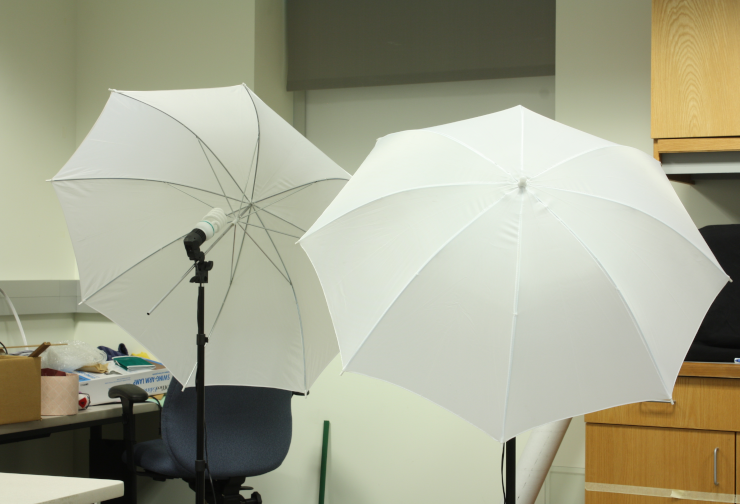
#> input picture umbrellaL.png, 740 x 504 px
$ python disparity.py
#> lines starting #> are read from the running program, lines starting #| are printed output that depends on the picture
import numpy as np
import cv2
import sys
from mpl_toolkits import mplot3d
from matplotlib import pyplot as plt


# ================================================
#
def getDisparityMap(imL, imR, numDisparities, blockSize):
    stereo = cv2.StereoBM_create(numDisparities=numDisparities, blockSize=blockSize)

    disparity = stereo.compute(imL, imR)
    disparity = disparity - disparity.min() + 1 # Add 1 so we don't get a zero depth, later
    disparity = disparity.astype(np.float32) / 16.0 # Map is fixed point int with 4 fractional bits

    return disparity # floating point image
# ================================================

# Trackbar update function
def update(val):
    numDisparities = cv2.getTrackbarPos('NumDisparities', 'Disparity') * 16
    blockSize = cv2.getTrackbarPos('BlockSize', 'Disparity') * 2 + 5

    if numDisparities < 16:
        numDisparities = 16
    if blockSize % 2 == 0:
        blockSize += 1

    disp_gray = getDisparityMap(imgL, imgR, numDisparities, blockSize)
    disp_gray_norm = np.interp(disp_gray, (disp_gray.min(), disp_gray.max()), (0.0, 1.0))

    disp_edge = getDisparityMap(edgeL, edgeR, numDisparities, blockSize)
    disp_edge_norm = np.interp(disp_edge, (disp_edge.min(), disp_edge.max()), (0.0, 255.0)).astype(np.uint8)

    combined = np.hstack((disp_gray_norm, disp_edge_norm))
    cv2.imshow('Disparity', combined)


# ================================================
#
def plot(disparity, baseline, f, doffs):
    h, w = disparity.shape
    Xs = []
    Ys = []
    Zs = []

    for y in range(0, h, 5):  # Sample every 5 rows to reduce computation
        for x in range(0, w, 5):  # Sample every 5 columns
            d = disparity[y, x]
            if d > 0.0:
                Z = (baseline * f) / (d + doffs)
                if 1000 < Z < 8000:  # Filter out points outside valid depth range (in mm)
                    X = (x - w / 2) * Z / f  # Convert image x-coordinate to real-world X
                    Y = (y - h / 2) * Z / f  # Convert image y-coordinate to real-world Y
                    Xs.append(X)
                    Ys.append(Y)
                    Zs.append(Z)


    fig = plt.figure(figsize=(15, 5))

    # 3D view
    ax1 = fig.add_subplot(131, projection='3d')
    ax1.scatter(Xs, Ys, Zs, s=0.5)
    ax1.set_title("3D view")
    ax1.set_xlabel("X")
    ax1.set_ylabel("Y")
    ax1.set_zlabel("Z")

    # Top view (X-Z)
    ax2 = fig.add_subplot(132)
    ax2.scatter(Xs, Zs, s=0.5)
    ax2.set_title("Top View (X-Z)")
    ax2.set_xlabel("X")
    ax2.set_ylabel("Z")

    # Side view (Y-Z)
    ax3 = fig.add_subplot(133)
    ax3.scatter(Ys, Zs, s=0.5)
    ax3.set_title("Side View (Y-Z)")
    ax3.set_xlabel("Y")
    ax3.set_ylabel("Z")

    plt.tight_layout()
    plt.savefig("views.png")
    plt.show()


# ================================================
#
if __name__ == '__main__':

    # Load left image
    filename = 'umbrellaL.png'
    imgL = cv2.imread(filename, cv2.IMREAD_GRAYSCALE)
#> imgL: shape (504, 740); min 5, max 252, mean 161.7
    #
    if imgL is None:
        print('\nError: failed to open {}.\n'.format(filename))
        sys.exit()


    # Load right image
    filename = 'umbrellaR.png'
    imgR = cv2.imread(filename, cv2.IMREAD_GRAYSCALE)
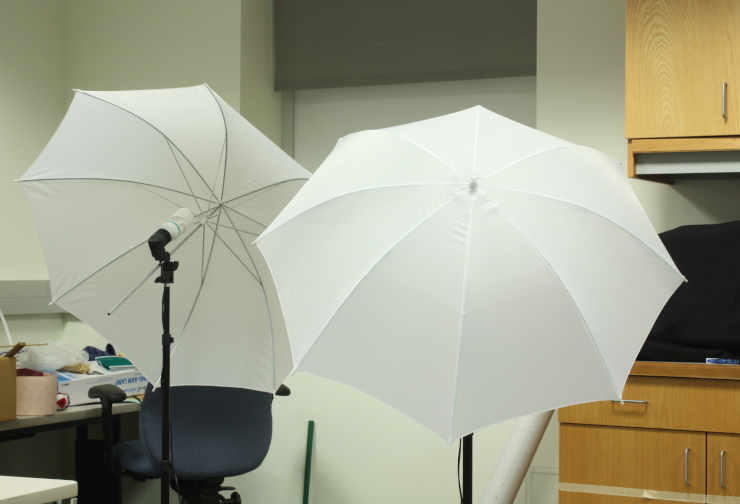
#> input picture umbrellaR.png, 740 x 504 px
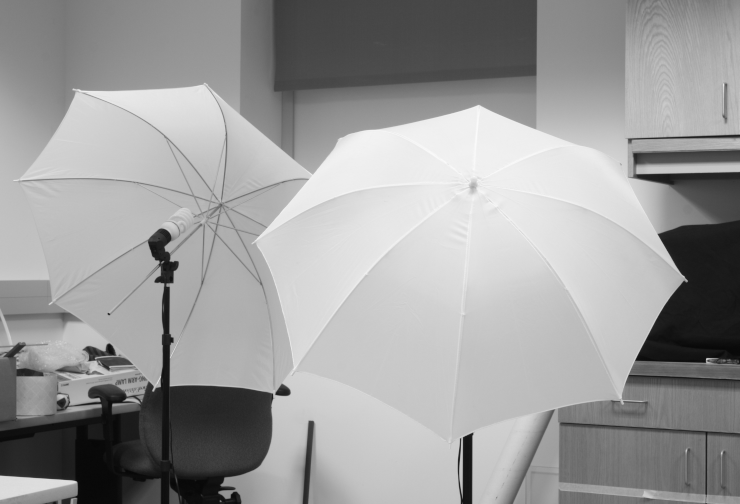
#> imgR: shape (504, 740); min 7, max 250, mean 155.8
    #
    if imgR is None:
        print('\nError: failed to open {}.\n'.format(filename))
        sys.exit()

    edgeL = cv2.Canny(imgL, 50, 150)
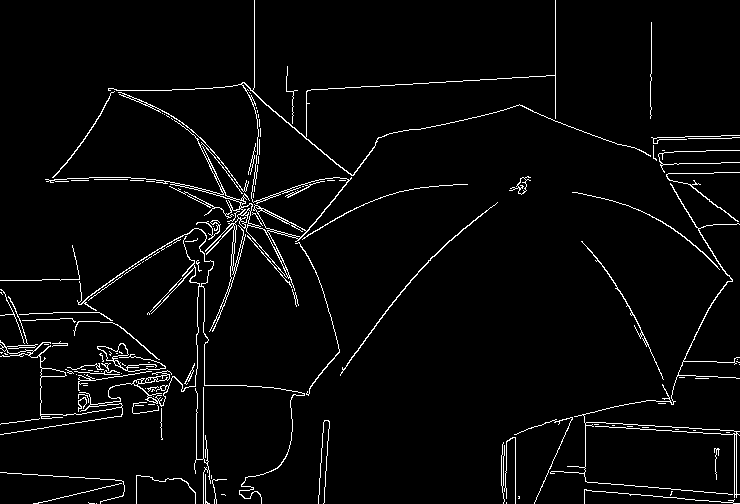
#> edgeL: shape (504, 740); 3.5% white in thin lines or dots
    edgeR = cv2.Canny(imgR, 50, 150)
#> edgeR: shape (504, 740); 3.5% white in thin lines or dots


    cv2.namedWindow('Disparity', cv2.WINDOW_NORMAL)
    cv2.createTrackbar('NumDisparities', 'Disparity', 4, 10, update)
    cv2.createTrackbar('BlockSize', 'Disparity', 3, 10, update)

    update(None)
#> call 2 of getDisparityMap, with numDisparities = 64, blockSize = 11
#> in getDisparityMap (call 2), `disparity = stereo.compute(imL, imR)`:
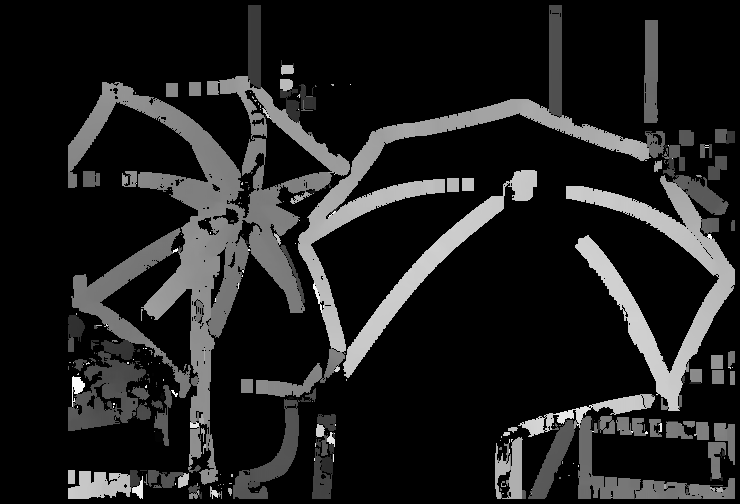
#> disparity: shape (504, 740) int16; min -16, max 1008, mean 113.7; drawn with min black and max white
#> in update, `combined = np.hstack((disp_gray_norm, disp_edge_norm))`:
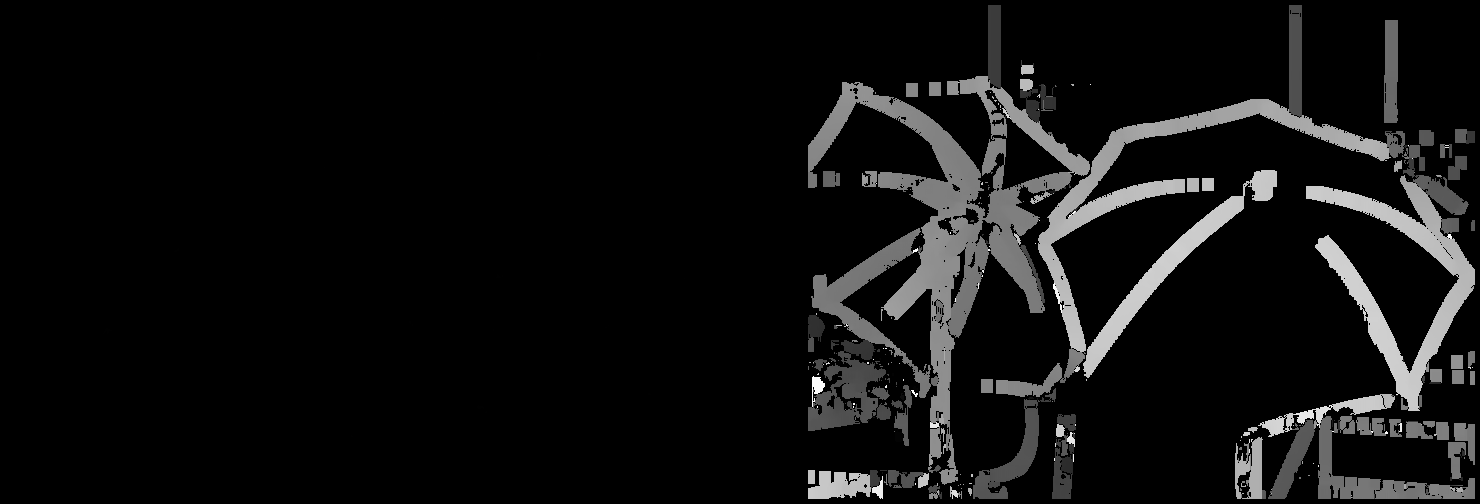
#> combined: shape (504, 1480) float64; min 0, max 255, mean 16.2
#> in update, `cv2.imshow('Disparity', combined)`:
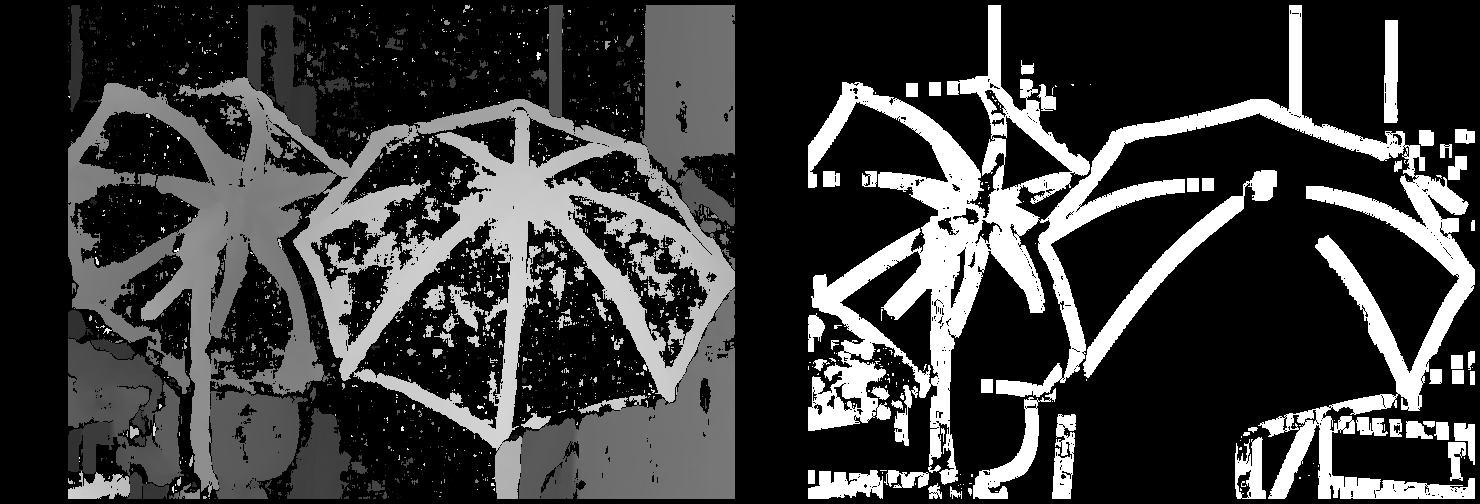
#> window 'Disparity': shape (504, 1480); min 0, max 255, mean 59.3


    numDisparities = cv2.getTrackbarPos('NumDisparities', 'Disparity') * 16
    blockSize = cv2.getTrackbarPos('BlockSize', 'Disparity') * 2 + 5
    if numDisparities < 16:
        numDisparities = 16
    if blockSize % 2 == 0:
        blockSize += 1

    disparity = getDisparityMap(edgeL, edgeR, numDisparities, blockSize)

    # plot(disparity, baseline=174.019, f=5806.559, doffs=114.291)
    plot(disparity, baseline=174.019, f=1451.64, doffs=28.57275)
#> after the loop in plot, `for y in range(0, h, 5):`: Xs = 3414 values, max 1503.5 at index 3036, min -1280.8 at index 2111, mean -11.84; Ys = 3414 values, max 970.5 at index 3362, min -993.6 at index 2, mean 69.49; Zs = 3414 values, max 7510.4 at index 1181, min 2727 at index 1475, mean 4077.3
#> in plot, `plt.savefig("views.png")`:
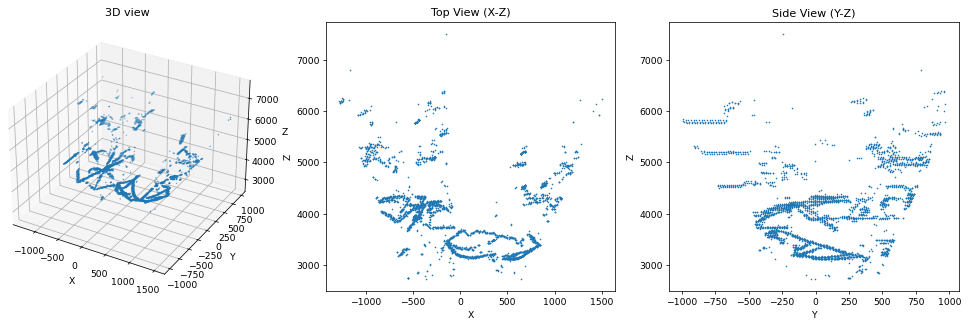
#> figure drawn by matplotlib, 3 panels


    # Wait for spacebar press or escape before closing,
    # otherwise window will close without you seeing it
    while True:
        key = cv2.waitKey(1)
#> (key Esc is pressed here)
        if key == ord(' ') or key == 27:
            break


    cv2.destroyAllWindows()
